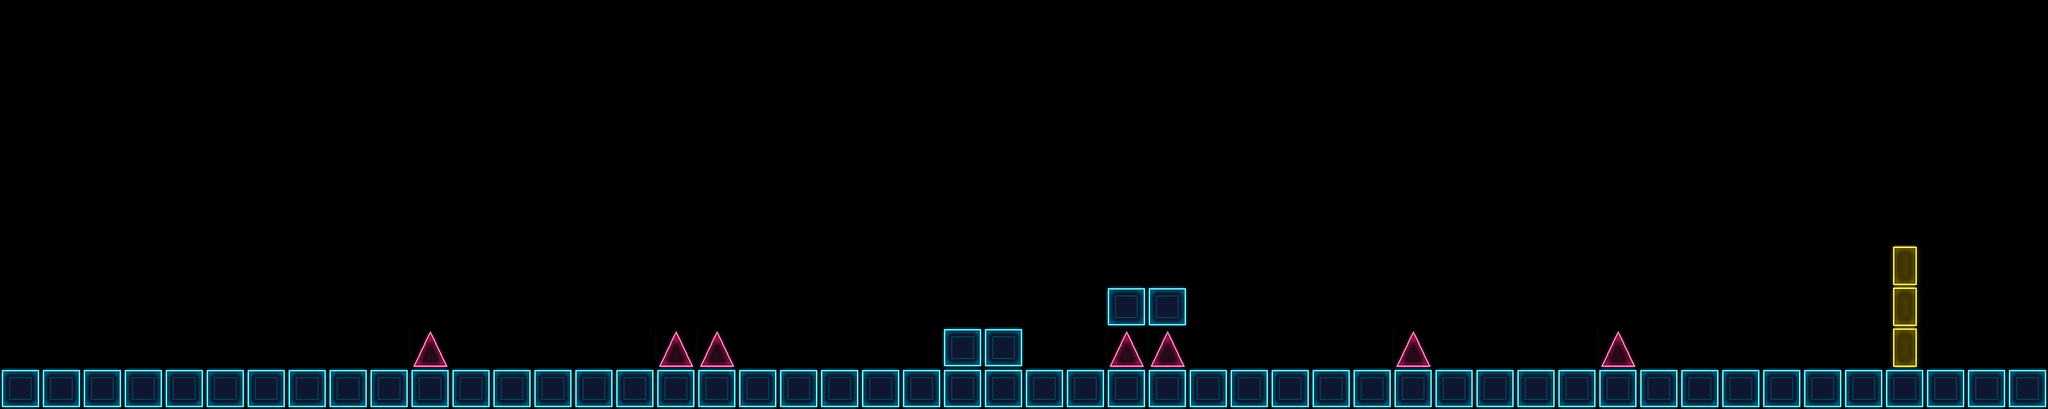

A level layout from a 2D game, rendered from its tile map. Below: a short description, then the map file with its tile-grid data intact:
An orthogonal 50x10 tile map with 64x64 px tiles, 3 tile layers (Blocks, Spikes, Goal).

<map version="1.10" tiledversion="1.10.2" orientation="orthogonal" renderorder="right-down" width="50" height="10" tilewidth="64" tileheight="64" infinite="0" nextlayerid="4" nextobjectid="1">
 <tileset firstgid="1" name="gd_tiles" tilewidth="64" tileheight="64" tilecount="3" columns="3">
  <image source="../assets/cyber_neon/tileset.png" width="192" height="64" />
 </tileset>
 <layer id="1" name="Blocks" width="50" height="10">
  <data encoding="csv">
0,0,0,0,0,0,0,0,0,0,0,0,0,0,0,0,0,0,0,0,0,0,0,0,0,0,0,0,0,0,0,0,0,0,0,0,0,0,0,0,0,0,0,0,0,0,0,0,0,0,
0,0,0,0,0,0,0,0,0,0,0,0,0,0,0,0,0,0,0,0,0,0,0,0,0,0,0,0,0,0,0,0,0,0,0,0,0,0,0,0,0,0,0,0,0,0,0,0,0,0,
0,0,0,0,0,0,0,0,0,0,0,0,0,0,0,0,0,0,0,0,0,0,0,0,0,0,0,0,0,0,0,0,0,0,0,0,0,0,0,0,0,0,0,0,0,0,0,0,0,0,
0,0,0,0,0,0,0,0,0,0,0,0,0,0,0,0,0,0,0,0,0,0,0,0,0,0,0,0,0,0,0,0,0,0,0,0,0,0,0,0,0,0,0,0,0,0,0,0,0,0,
0,0,0,0,0,0,0,0,0,0,0,0,0,0,0,0,0,0,0,0,0,0,0,0,0,0,0,0,0,0,0,0,0,0,0,0,0,0,0,0,0,0,0,0,0,0,0,0,0,0,
0,0,0,0,0,0,0,0,0,0,0,0,0,0,0,0,0,0,0,0,0,0,0,0,0,0,0,0,0,0,0,0,0,0,0,0,0,0,0,0,0,0,0,0,0,0,0,0,0,0,
0,0,0,0,0,0,0,0,0,0,0,0,0,0,0,0,0,0,0,0,0,0,0,0,0,0,0,0,0,0,0,0,0,0,0,0,0,0,0,0,0,0,0,0,0,0,0,0,0,0,
0,0,0,0,0,0,0,0,0,0,0,0,0,0,0,0,0,0,0,0,0,0,0,0,0,0,0,1,1,0,0,0,0,0,0,0,0,0,0,0,0,0,0,0,0,0,0,0,0,0,
0,0,0,0,0,0,0,0,0,0,0,0,0,0,0,0,0,0,0,0,0,0,0,1,1,0,0,0,0,0,0,0,0,0,0,0,0,0,0,0,0,0,0,0,0,0,0,0,0,0,
1,1,1,1,1,1,1,1,1,1,1,1,1,1,1,1,1,1,1,1,1,1,1,1,1,1,1,1,1,1,1,1,1,1,1,1,1,1,1,1,1,1,1,1,1,1,1,1,1,1
  </data>
 </layer>
 <layer id="2" name="Spikes" width="50" height="10">
  <data encoding="csv">
0,0,0,0,0,0,0,0,0,0,0,0,0,0,0,0,0,0,0,0,0,0,0,0,0,0,0,0,0,0,0,0,0,0,0,0,0,0,0,0,0,0,0,0,0,0,0,0,0,0,
0,0,0,0,0,0,0,0,0,0,0,0,0,0,0,0,0,0,0,0,0,0,0,0,0,0,0,0,0,0,0,0,0,0,0,0,0,0,0,0,0,0,0,0,0,0,0,0,0,0,
0,0,0,0,0,0,0,0,0,0,0,0,0,0,0,0,0,0,0,0,0,0,0,0,0,0,0,0,0,0,0,0,0,0,0,0,0,0,0,0,0,0,0,0,0,0,0,0,0,0,
0,0,0,0,0,0,0,0,0,0,0,0,0,0,0,0,0,0,0,0,0,0,0,0,0,0,0,0,0,0,0,0,0,0,0,0,0,0,0,0,0,0,0,0,0,0,0,0,0,0,
0,0,0,0,0,0,0,0,0,0,0,0,0,0,0,0,0,0,0,0,0,0,0,0,0,0,0,0,0,0,0,0,0,0,0,0,0,0,0,0,0,0,0,0,0,0,0,0,0,0,
0,0,0,0,0,0,0,0,0,0,0,0,0,0,0,0,0,0,0,0,0,0,0,0,0,0,0,0,0,0,0,0,0,0,0,0,0,0,0,0,0,0,0,0,0,0,0,0,0,0,
0,0,0,0,0,0,0,0,0,0,0,0,0,0,0,0,0,0,0,0,0,0,0,0,0,0,0,0,0,0,0,0,0,0,0,0,0,0,0,0,0,0,0,0,0,0,0,0,0,0,
0,0,0,0,0,0,0,0,0,0,0,0,0,0,0,0,0,0,0,0,0,0,0,0,0,0,0,0,0,0,0,0,0,0,0,0,0,0,0,0,0,0,0,0,0,0,0,0,0,0,
0,0,0,0,0,0,0,0,0,0,2,0,0,0,0,0,2,2,0,0,0,0,0,0,0,0,0,2,2,0,0,0,0,0,2,0,0,0,0,2,0,0,0,0,0,0,0,0,0,0,
0,0,0,0,0,0,0,0,0,0,0,0,0,0,0,0,0,0,0,0,0,0,0,0,0,0,0,0,0,0,0,0,0,0,0,0,0,0,0,0,0,0,0,0,0,0,0,0,0,0
  </data>
 </layer>
 <layer id="3" name="Goal" width="50" height="10">
  <data encoding="csv">
0,0,0,0,0,0,0,0,0,0,0,0,0,0,0,0,0,0,0,0,0,0,0,0,0,0,0,0,0,0,0,0,0,0,0,0,0,0,0,0,0,0,0,0,0,0,0,0,0,0,
0,0,0,0,0,0,0,0,0,0,0,0,0,0,0,0,0,0,0,0,0,0,0,0,0,0,0,0,0,0,0,0,0,0,0,0,0,0,0,0,0,0,0,0,0,0,0,0,0,0,
0,0,0,0,0,0,0,0,0,0,0,0,0,0,0,0,0,0,0,0,0,0,0,0,0,0,0,0,0,0,0,0,0,0,0,0,0,0,0,0,0,0,0,0,0,0,0,0,0,0,
0,0,0,0,0,0,0,0,0,0,0,0,0,0,0,0,0,0,0,0,0,0,0,0,0,0,0,0,0,0,0,0,0,0,0,0,0,0,0,0,0,0,0,0,0,0,0,0,0,0,
0,0,0,0,0,0,0,0,0,0,0,0,0,0,0,0,0,0,0,0,0,0,0,0,0,0,0,0,0,0,0,0,0,0,0,0,0,0,0,0,0,0,0,0,0,0,0,0,0,0,
0,0,0,0,0,0,0,0,0,0,0,0,0,0,0,0,0,0,0,0,0,0,0,0,0,0,0,0,0,0,0,0,0,0,0,0,0,0,0,0,0,0,0,0,0,0,0,0,0,0,
0,0,0,0,0,0,0,0,0,0,0,0,0,0,0,0,0,0,0,0,0,0,0,0,0,0,0,0,0,0,0,0,0,0,0,0,0,0,0,0,0,0,0,0,0,0,3,0,0,0,
0,0,0,0,0,0,0,0,0,0,0,0,0,0,0,0,0,0,0,0,0,0,0,0,0,0,0,0,0,0,0,0,0,0,0,0,0,0,0,0,0,0,0,0,0,0,3,0,0,0,
0,0,0,0,0,0,0,0,0,0,0,0,0,0,0,0,0,0,0,0,0,0,0,0,0,0,0,0,0,0,0,0,0,0,0,0,0,0,0,0,0,0,0,0,0,0,3,0,0,0,
0,0,0,0,0,0,0,0,0,0,0,0,0,0,0,0,0,0,0,0,0,0,0,0,0,0,0,0,0,0,0,0,0,0,0,0,0,0,0,0,0,0,0,0,0,0,0,0,0,0
  </data>
 </layer>
</map>
